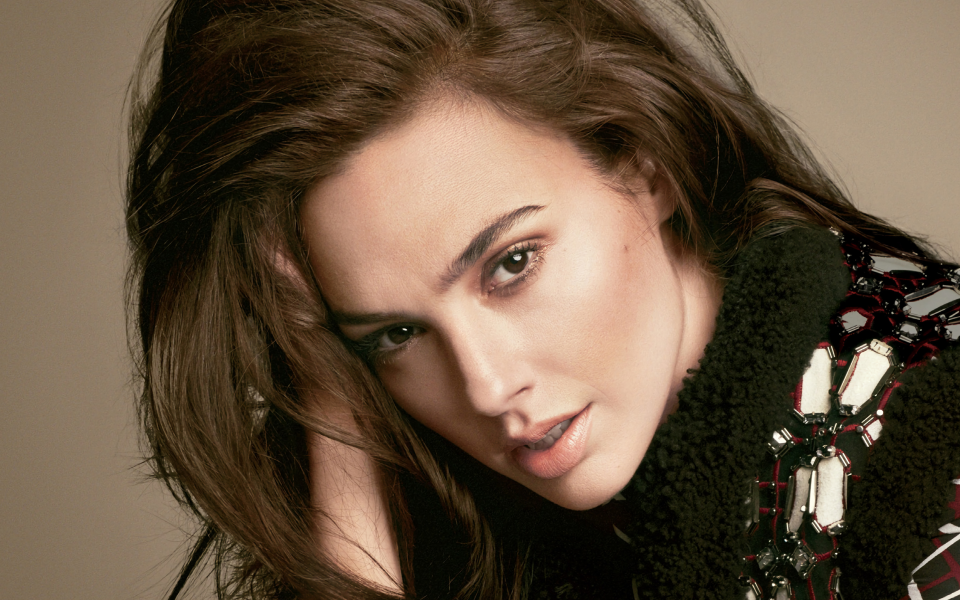
#> input picture 12.jpg, 3840 x 2400 px (shown at 1/4 size)
$ python test.py
#> lines starting #> are read from the running program, lines starting #| are printed output that depends on the picture
import cv2


def test(x):
    print(x)


switch = 'color/gray'

cv2.namedWindow("Image")

cv2.createTrackbar('B', "Image", 0, 255, test)
#> slider 'B' is set to 85
cv2.createTrackbar('G', "Image", 0, 255, test)
#> slider 'G' is set to 85
cv2.createTrackbar('R', "Image", 0, 255, test)
#> slider 'R' is set to 85
cv2.createTrackbar(switch, 'Image', 0, 2, test)
#> slider 'color/gray' is set to 1


while 1:
    img = cv2.imread('12.jpg')
#> img is the input picture: shape (2400, 3840, 3); mean B, G, R 63.7, 82.4, 100.6
    img = cv2.resize(img, (512, 512))
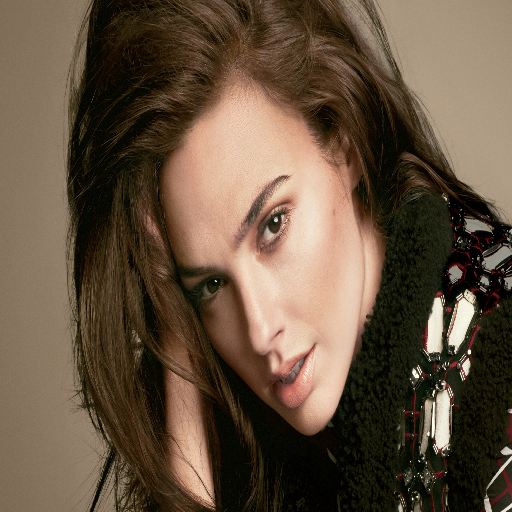
#> img: shape (512, 512, 3); mean B, G, R 63.6, 82.3, 100.4
    b = cv2.getTrackbarPos('B', "Image")
    g = cv2.getTrackbarPos('G', "Image")
    r = cv2.getTrackbarPos('R', "Image")
    s = cv2.getTrackbarPos(switch, 'Image')

    cv2.putText(img, str(b), (50, 150), cv2.FONT_HERSHEY_SIMPLEX, 2, (0, 0, 255))
    cv2.putText(img, str(g), (50, 250), cv2.FONT_HERSHEY_SIMPLEX, 2, (0, 0, 255))
    cv2.putText(img, str(r), (50, 350), cv2.FONT_HERSHEY_SIMPLEX, 2, (0, 0, 255))
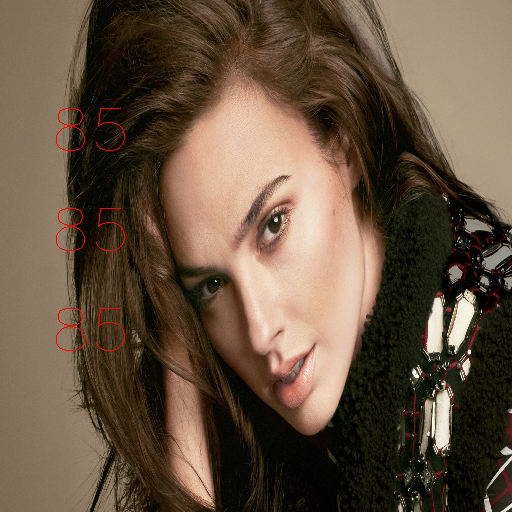
#> img: shape (512, 512, 3); mean B, G, R 63.4, 82.1, 101


    if s == 0:
        pass

    elif s == 1:
        img = cv2.cvtColor(img, cv2.COLOR_BGR2GRAY)
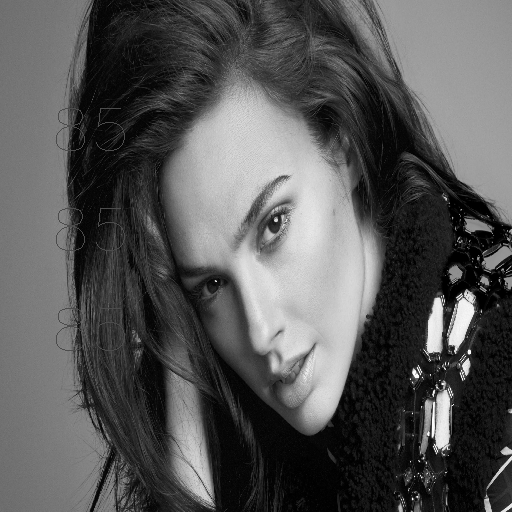
#> img: shape (512, 512); min 0, max 254, mean 85.6
    else:
        img = cv2.cvtColor(img, cv2.COLOR_BGR2HSV)

    img = cv2.imshow('Image', img)


    k = cv2.waitKey(1) & 0xFF
#> (key Esc is pressed here)
    if k == 27:
        break

cv2.destroyAllWindows()
